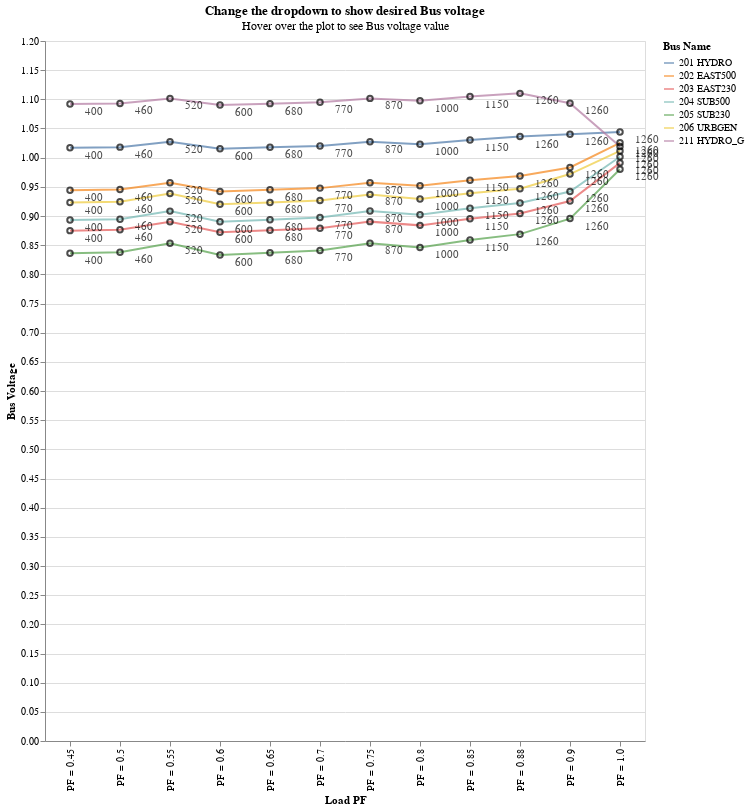

Notebook code for this chart:
### Code cell
list_BF_no = sorted(df_volt_no['Bus Name'].unique())
dropdown = alt.binding_select(name='Bus Name ', options=list_BF_no)
select_BF_no = alt.selection_single(fields=['Bus Name'], bind=dropdown)


chart_line_no = alt.Chart(df_volt_no, title = alt.TitleParams('Change the dropdown to show desired Bus voltage',subtitle = 'Hover over the plot to see Bus voltage value' )).mark_line(color='green').encode(
     alt.X('Load PF', title ='Load PF'),
     alt.Y('Bus Voltage',title = 'Bus Voltage'),
     alt.Color('Bus Name')).properties(width = 600, height=700)

chart_point_no = alt.Chart(df_volt_no, title = 'test').mark_point(color='black').encode(
    alt.X('Load PF', title ='Load PF'),
    alt.Y('Bus Voltage',title = 'Bus Voltage')).properties(width = 600, height=700)

chart_p_no = chart_point_no + chart_point_no.mark_text(align='left',dx=15, dy=8, color='black').encode(text='Maximum Incremental Transfer', tooltip = ['Load PF', 'Bus Voltage'])
chart_no = chart_line_no + chart_p_no
chart_no.add_selection(select_BF).encode(
    opacity=alt.condition(select_BF, alt.value(0.7), alt.value(0.05)))

### Figure 1 — Vega-Lite specification as saved in the notebook (floating-point values rounded to 4 significant figures)
{"config": {"view": {"continuousWidth": 300, "continuousHeight": 300}}, "layer": [{"mark": {"type": "line", "color": "green"}, "encoding": {"color": {"field": "Bus Name", "type": "nominal"}, "x": {"field": "Load PF", "title": "Load PF", "type": "nominal"}, "y": {"field": "Bus Voltage", "title": "Bus Voltage", "type": "quantitative"}}, "name": "view_2", "title": {"text": "Change the dropdown to show desired Bus voltage", "subtitle": "Hover over the plot to see Bus voltage value"}}, {"layer": [{"mark": {"type": "point", "color": "black"}, "encoding": {"x": {"field": "Load PF", "title": "Load PF", "type": "nominal"}, "y": {"field": "Bus Voltage", "title": "Bus Voltage", "type": "quantitative"}}, "title": "test"}, {"mark": {"type": "text", "align": "left", "color": "black", "dx": 15, "dy": 8}, "encoding": {"text": {"field": "Maximum Incremental Transfer", "type": "quantitative"}, "tooltip": [{"field": "Load PF", "type": "nominal"}, {"field": "Bus Voltage", "type": "quantitative"}], "x": {"field": "Load PF", "title": "Load PF", "type": "nominal"}, "y": {"field": "Bus Voltage", "title": "Bus Voltage", "type": "quantitative"}}, "title": "test"}]}], "data": {"name": "data-a9a93db41b89cb99a09dd73a589be70a"}, "encoding": {"opacity": {"condition": {"param": "param_1", "value": 0.7}, "value": 0.05}}, "height": 700, "params": [{"name": "param_1", "select": {"type": "point", "fields": ["Bus Name"]}, "bind": {"input": "select", "options": ["201 HYDRO", "202 EAST500", "203 EAST230", "204 SUB500", "205 SUB230", "206 URBGEN", "211 HYDRO_G"], "name": "Bus Name "}, "views": ["view_2"]}], "width": 600, "$schema": "https://vega.github.io/schema/vega-lite/v5.20.1.json", "datasets": {"data-a9a93db41b89cb99a09dd73a589be70a": [{"Bus Voltage": 1.017, "Bus Name": "201 HYDRO", "Load PF": "PF = 0.45", "Maximum Incremental Transfer": 400}, {"Bus Voltage": 0.9442, "Bus Name": "202 EAST500", "Load PF": "PF = 0.45", "Maximum Incremental Transfer": 400}, {"Bus Voltage": 0.8749, "Bus Name": "203 EAST230", "Load PF": "PF = 0.45", "Maximum Incremental Transfer": 400}, {"Bus Voltage": 0.8931, "Bus Name": "204 SUB500", "Load PF": "PF = 0.45", "Maximum Incremental Transfer": 400}, {"Bus Voltage": 0.8362, "Bus Name": "205 SUB230", "Load PF": "PF = 0.45", "Maximum Incremental Transfer": 400}, {"Bus Voltage": 0.923, "Bus Name": "206 URBGEN", "Load PF": "PF = 0.45", "Maximum Incremental Transfer": 400}, {"Bus Voltage": 1.092, "Bus Name": "211 HYDRO_G", "Load PF": "PF = 0.45", "Maximum Incremental Transfer": 400}, {"Bus Voltage": 1.018, "Bus Name": "201 HYDRO", "Load PF": "PF = 0.5", "Maximum Incremental Transfer": 460}, {"Bus Voltage": 0.9454, "Bus Name": "202 EAST500", "Load PF": "PF = 0.5", "Maximum Incremental Transfer": 460}, {"Bus Voltage": 0.8763, "Bus Name": "203 EAST230", "Load PF": "PF = 0.5", "Maximum Incremental Transfer": 460}, {"Bus Voltage": 0.8945, "Bus Name": "204 SUB500", "Load PF": "PF = 0.5", "Maximum Incremental Transfer": 460}, {"Bus Voltage": 0.8378, "Bus Name": "205 SUB230", "Load PF": "PF = 0.5", "Maximum Incremental Transfer": 460}, {"Bus Voltage": 0.9245, "Bus Name": "206 URBGEN", "Load PF": "PF = 0.5", "Maximum Incremental Transfer": 460}, {"Bus Voltage": 1.093, "Bus Name": "211 HYDRO_G", "Load PF": "PF = 0.5", "Maximum Incremental Transfer": 460}, {"Bus Voltage": 1.027, "Bus Name": "201 HYDRO", "Load PF": "PF = 0.55", "Maximum Incremental Transfer": 520}, {"Bus Voltage": 0.9569, "Bus Name": "202 EAST500", "Load PF": "PF = 0.55", "Maximum Incremental Transfer": 520}, {"Bus Voltage": 0.8903, "Bus Name": "203 EAST230", "Load PF": "PF = 0.55", "Maximum Incremental Transfer": 520}, {"Bus Voltage": 0.9084, "Bus Name": "204 SUB500", "Load PF": "PF = 0.55", "Maximum Incremental Transfer": 520}, {"Bus Voltage": 0.8532, "Bus Name": "205 SUB230", "Load PF": "PF = 0.55", "Maximum Incremental Transfer": 520}, {"Bus Voltage": 0.9386, "Bus Name": "206 URBGEN", "Load PF": "PF = 0.55", "Maximum Incremental Transfer": 520}, {"Bus Voltage": 1.102, "Bus Name": "211 HYDRO_G", "Load PF": "PF = 0.55", "Maximum Incremental Transfer": 520}, {"Bus Voltage": 1.015, "Bus Name": "201 HYDRO", "Load PF": "PF = 0.6", "Maximum Incremental Transfer": 600}, {"Bus Voltage": 0.9419, "Bus Name": "202 EAST500", "Load PF": "PF = 0.6", "Maximum Incremental Transfer": 600}, {"Bus Voltage": 0.8721, "Bus Name": "203 EAST230", "Load PF": "PF = 0.6", "Maximum Incremental Transfer": 600}, {"Bus Voltage": 0.8903, "Bus Name": "204 SUB500", "Load PF": "PF = 0.6", "Maximum Incremental Transfer": 600}, {"Bus Voltage": 0.8331, "Bus Name": "205 SUB230", "Load PF": "PF = 0.6", "Maximum Incremental Transfer": 600}, {"Bus Voltage": 0.92, "Bus Name": "206 URBGEN", "Load PF": "PF = 0.6", "Maximum Incremental Transfer": 600}, {"Bus Voltage": 1.09, "Bus Name": "211 HYDRO_G", "Load PF": "PF = 0.6", "Maximum Incremental Transfer": 600}, {"Bus Voltage": 1.018, "Bus Name": "201 HYDRO", "Load PF": "PF = 0.65", "Maximum Incremental Transfer": 680}, {"Bus Voltage": 0.9448, "Bus Name": "202 EAST500", "Load PF": "PF = 0.65", "Maximum Incremental Transfer": 680}, {"Bus Voltage": 0.8756, "Bus Name": "203 EAST230", "Load PF": "PF = 0.65", "Maximum Incremental Transfer": 680}, {"Bus Voltage": 0.8938, "Bus Name": "204 SUB500", "Load PF": "PF = 0.65", "Maximum Incremental Transfer": 680}, {"Bus Voltage": 0.8369, "Bus Name": "205 SUB230", "Load PF": "PF = 0.65", "Maximum Incremental Transfer": 680}, {"Bus Voltage": 0.9232, "Bus Name": "206 URBGEN", "Load PF": "PF = 0.65", "Maximum Incremental Transfer": 680}, {"Bus Voltage": 1.093, "Bus Name": "211 HYDRO_G", "Load PF": "PF = 0.65", "Maximum Incremental Transfer": 680}, {"Bus Voltage": 1.02, "Bus Name": "201 HYDRO", "Load PF": "PF = 0.7", "Maximum Incremental Transfer": 770}, {"Bus Voltage": 0.9478, "Bus Name": "202 EAST500", "Load PF": "PF = 0.7", "Maximum Incremental Transfer": 770}, {"Bus Voltage": 0.8792, "Bus Name": "203 EAST230", "Load PF": "PF = 0.7", "Maximum Incremental Transfer": 770}, {"Bus Voltage": 0.8973, "Bus Name": "204 SUB500", "Load PF": "PF = 0.7", "Maximum Incremental Transfer": 770}, {"Bus Voltage": 0.8409, "Bus Name": "205 SUB230", "Load PF": "PF = 0.7", "Maximum Incremental Transfer": 770}, {"Bus Voltage": 0.9264, "Bus Name": "206 URBGEN", "Load PF": "PF = 0.7", "Maximum Incremental Transfer": 770}, {"Bus Voltage": 1.095, "Bus Name": "211 HYDRO_G", "Load PF": "PF = 0.7", "Maximum Incremental Transfer": 770}, {"Bus Voltage": 1.027, "Bus Name": "201 HYDRO", "Load PF": "PF = 0.75", "Maximum Incremental Transfer": 870}, {"Bus Voltage": 0.957, "Bus Name": "202 EAST500", "Load PF": "PF = 0.75", "Maximum Incremental Transfer": 870}, {"Bus Voltage": 0.8903, "Bus Name": "203 EAST230", "Load PF": "PF = 0.75", "Maximum Incremental Transfer": 870}, {"Bus Voltage": 0.9084, "Bus Name": "204 SUB500", "Load PF": "PF = 0.75", "Maximum Incremental Transfer": 870}, {"Bus Voltage": 0.8532, "Bus Name": "205 SUB230", "Load PF": "PF = 0.75", "Maximum Incremental Transfer": 870}, {"Bus Voltage": 0.9371, "Bus Name": "206 URBGEN", "Load PF": "PF = 0.75", "Maximum Incremental Transfer": 870}, {"Bus Voltage": 1.102, "Bus Name": "211 HYDRO_G", "Load PF": "PF = 0.75", "Maximum Incremental Transfer": 870}, {"Bus Voltage": 1.023, "Bus Name": "201 HYDRO", "Load PF": "PF = 0.8", "Maximum Incremental Transfer": 1000}, {"Bus Voltage": 0.9517, "Bus Name": "202 EAST500", "Load PF": "PF = 0.8", "Maximum Incremental Transfer": 1000}, {"Bus Voltage": 0.8839, "Bus Name": "203 EAST230", "Load PF": "PF = 0.8", "Maximum Incremental Transfer": 1000}, {"Bus Voltage": 0.902, "Bus Name": "204 SUB500", "Load PF": "PF = 0.8", "Maximum Incremental Transfer": 1000}, {"Bus Voltage": 0.8462, "Bus Name": "205 SUB230", "Load PF": "PF = 0.8", "Maximum Incremental Transfer": 1000}, {"Bus Voltage": 0.9292, "Bus Name": "206 URBGEN", "Load PF": "PF = 0.8", "Maximum Incremental Transfer": 1000}, {"Bus Voltage": 1.098, "Bus Name": "211 HYDRO_G", "Load PF": "PF = 0.8", "Maximum Incremental Transfer": 1000}, {"Bus Voltage": 1.03, "Bus Name": "201 HYDRO", "Load PF": "PF = 0.85", "Maximum Incremental Transfer": 1150}, {"Bus Voltage": 0.9612, "Bus Name": "202 EAST500", "Load PF": "PF = 0.85", "Maximum Incremental Transfer": 1150}, {"Bus Voltage": 0.8955, "Bus Name": "203 EAST230", "Load PF": "PF = 0.85", "Maximum Incremental Transfer": 1150}, {"Bus Voltage": 0.9135, "Bus Name": "204 SUB500", "Load PF": "PF = 0.85", "Maximum Incremental Transfer": 1150}, {"Bus Voltage": 0.8589, "Bus Name": "205 SUB230", "Load PF": "PF = 0.85", "Maximum Incremental Transfer": 1150}, {"Bus Voltage": 0.9391, "Bus Name": "206 URBGEN", "Load PF": "PF = 0.85", "Maximum Incremental Transfer": 1150}, {"Bus Voltage": 1.105, "Bus Name": "211 HYDRO_G", "Load PF": "PF = 0.85", "Maximum Incremental Transfer": 1150}, {"Bus Voltage": 1.036, "Bus Name": "201 HYDRO", "Load PF": "PF = 0.88", "Maximum Incremental Transfer": 1260}, {"Bus Voltage": 0.9686, "Bus Name": "202 EAST500", "Load PF": "PF = 0.88", "Maximum Incremental Transfer": 1260}, {"Bus Voltage": 0.9044, "Bus Name": "203 EAST230", "Load PF": "PF = 0.88", "Maximum Incremental Transfer": 1260}, {"Bus Voltage": 0.9224, "Bus Name": "204 SUB500", "Load PF": "PF = 0.88", "Maximum Incremental Transfer": 1260}, {"Bus Voltage": 0.8689, "Bus Name": "205 SUB230", "Load PF": "PF = 0.88", "Maximum Incremental Transfer": 1260}, {"Bus Voltage": 0.9468, "Bus Name": "206 URBGEN", "Load PF": "PF = 0.88", "Maximum Incremental Transfer": 1260}, {"Bus Voltage": 1.11, "Bus Name": "211 HYDRO_G", "Load PF": "PF = 0.88", "Maximum Incremental Transfer": 1260}, {"Bus Voltage": 1.04, "Bus Name": "201 HYDRO", "Load PF": "PF = 0.9", "Maximum Incremental Transfer": 1260}, {"Bus Voltage": 0.9832, "Bus Name": "202 EAST500", "Load PF": "PF = 0.9", "Maximum Incremental Transfer": 1260}, {"Bus Voltage": 0.9257, "Bus Name": "203 EAST230", "Load PF": "PF = 0.9", "Maximum Incremental Transfer": 1260}, {"Bus Voltage": 0.9421, "Bus Name": "204 SUB500", "Load PF": "PF = 0.9", "Maximum Incremental Transfer": 1260}, {"Bus Voltage": 0.8955, "Bus Name": "205 SUB230", "Load PF": "PF = 0.9", "Maximum Incremental Transfer": 1260}, {"Bus Voltage": 0.9719, "Bus Name": "206 URBGEN", "Load PF": "PF = 0.9", "Maximum Incremental Transfer": 1260}, {"Bus Voltage": 1.093, "Bus Name": "211 HYDRO_G", "Load PF": "PF = 0.9", "Maximum Incremental Transfer": 1260}, {"Bus Voltage": 1.044, "Bus Name": "201 HYDRO", "Load PF": "PF = 1.0", "Maximum Incremental Transfer": 1260}, {"Bus Voltage": 1.025, "Bus Name": "202 EAST500", "Load PF": "PF = 1.0", "Maximum Incremental Transfer": 1260}, {"Bus Voltage": 0.9911, "Bus Name": "203 EAST230", "Load PF": "PF = 1.0", "Maximum Incremental Transfer": 1260}, {"Bus Voltage": 1.001, "Bus Name": "204 SUB500", "Load PF": "PF = 1.0", "Maximum Incremental Transfer": 1260}, {"Bus Voltage": 0.98, "Bus Name": "205 SUB230", "Load PF": "PF = 1.0", "Maximum Incremental Transfer": 1260}, {"Bus Voltage": 1.012, "Bus Name": "206 URBGEN", "Load PF": "PF = 1.0", "Maximum Incremental Transfer": 1260}, {"Bus Voltage": 1.019, "Bus Name": "211 HYDRO_G", "Load PF": "PF = 1.0", "Maximum Incremental Transfer": 1260}]}}
